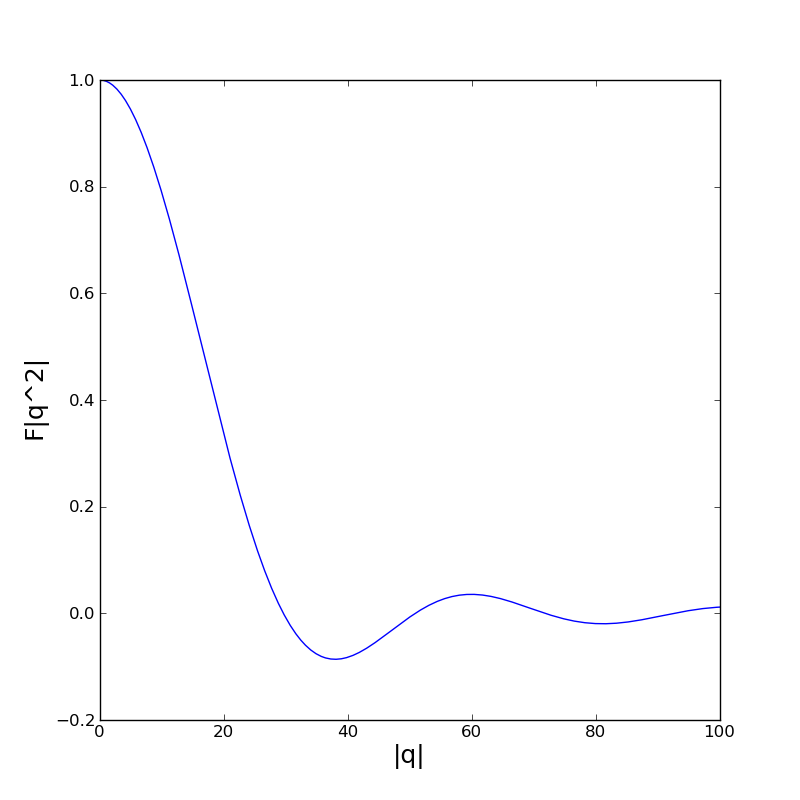

Recreate this plot in Python.
import numpy as np
import matplotlib.pyplot as plt

q = np.linspace(0, 100, 10000)
r = 1
h = 6.5821
alpha = q*r/h
f = 3*1/(alpha*alpha*alpha)*(np.sin(alpha)-alpha*np.cos(alpha))

plt.figure(figsize=(8, 8))
plt.plot(q, f)
plt.xlabel('|q|', fontsize=18)
plt.ylabel('F|q^2|', fontsize=18)

plt.savefig('repo_high_ene.png')
plt.show()
